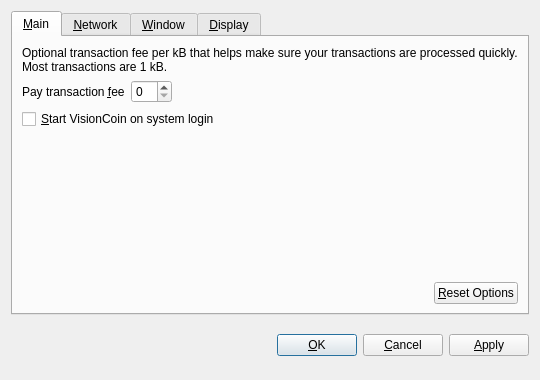
<?xml version="1.0" encoding="UTF-8"?>
<ui version="4.0">
 <class>OptionsDialog</class>
 <widget class="QDialog" name="OptionsDialog">
  <property name="geometry">
   <rect>
    <x>0</x>
    <y>0</y>
    <width>540</width>
    <height>380</height>
   </rect>
  </property>
  <property name="windowTitle">
   <string>Options</string>
  </property>
  <property name="modal">
   <bool>true</bool>
  </property>
  <layout class="QVBoxLayout" name="verticalLayout">
   <item>
    <widget class="QTabWidget" name="tabWidget">
     <property name="tabPosition">
      <enum>QTabWidget::North</enum>
     </property>
     <property name="currentIndex">
      <number>0</number>
     </property>
     <widget class="QWidget" name="tabMain">
      <attribute name="title">
       <string>&amp;Main</string>
      </attribute>
      <layout class="QVBoxLayout" name="verticalLayout_Main">
       <item>
        <widget class="QLabel" name="transactionFeeInfoLabel">
         <property name="text">
          <string>Optional transaction fee per kB that helps make sure your transactions are processed quickly. Most transactions are 1 kB.</string>
         </property>
         <property name="textFormat">
          <enum>Qt::PlainText</enum>
         </property>
         <property name="wordWrap">
          <bool>true</bool>
         </property>
        </widget>
       </item>
       <item>
        <layout class="QHBoxLayout" name="horizontalLayout_1_Main">
         <item>
          <widget class="QLabel" name="transactionFeeLabel">
           <property name="text">
            <string>Pay transaction &amp;fee</string>
           </property>
           <property name="textFormat">
            <enum>Qt::PlainText</enum>
           </property>
           <property name="buddy">
            <cstring>transactionFee</cstring>
           </property>
          </widget>
         </item>
         <item>
          <widget class="BitcoinAmountField" name="transactionFee"/>
         </item>
         <item>
          <spacer name="horizontalSpacer_1_Main">
           <property name="orientation">
            <enum>Qt::Horizontal</enum>
           </property>
           <property name="sizeHint" stdset="0">
            <size>
             <width>40</width>
             <height>20</height>
            </size>
           </property>
          </spacer>
         </item>
        </layout>
       </item>
       <item>
        <widget class="QCheckBox" name="bitcoinAtStartup">
         <property name="toolTip">
          <string>Automatically start VisionCoin after logging in to the system.</string>
         </property>
         <property name="text">
          <string>&amp;Start VisionCoin on system login</string>
         </property>
        </widget>
       </item>
       <item>
        <spacer name="verticalSpacer_Main">
         <property name="orientation">
          <enum>Qt::Vertical</enum>
         </property>
         <property name="sizeHint" stdset="0">
          <size>
           <width>20</width>
           <height>40</height>
          </size>
         </property>
        </spacer>
       </item>
       <item>
        <layout class="QHBoxLayout" name="horizontalLayout_2_Main">
         <item>
          <spacer name="horizontalSpacer_2_Main">
           <property name="orientation">
            <enum>Qt::Horizontal</enum>
           </property>
           <property name="sizeHint" stdset="0">
            <size>
             <width>40</width>
             <height>20</height>
            </size>
           </property>
          </spacer>
         </item>
         <item>
          <widget class="QPushButton" name="resetButton">
           <property name="toolTip">
            <string>Reset all client options to default.</string>
           </property>
           <property name="text">
            <string>&amp;Reset Options</string>
           </property>
           <property name="autoDefault">
            <bool>false</bool>
           </property>
          </widget>
         </item>
        </layout>
       </item>
      </layout>
     </widget>
     <widget class="QWidget" name="tabNetwork">
      <attribute name="title">
       <string>&amp;Network</string>
      </attribute>
      <layout class="QVBoxLayout" name="verticalLayout_Network">
       <item>
        <widget class="QCheckBox" name="mapPortUpnp">
         <property name="toolTip">
          <string>Automatically open the VisionCoin client port on the router. This only works when your router supports UPnP and it is enabled.</string>
         </property>
         <property name="text">
          <string>Map port using &amp;UPnP</string>
         </property>
        </widget>
       </item>
       <item>
        <widget class="QCheckBox" name="connectSocks">
         <property name="toolTip">
          <string>Connect to the VisionCoin network through a SOCKS proxy (e.g. when connecting through Tor).</string>
         </property>
         <property name="text">
          <string>&amp;Connect through SOCKS proxy:</string>
         </property>
        </widget>
       </item>
       <item>
        <layout class="QHBoxLayout" name="horizontalLayout_Network">
         <item>
          <widget class="QLabel" name="proxyIpLabel">
           <property name="text">
            <string>Proxy &amp;IP:</string>
           </property>
           <property name="textFormat">
            <enum>Qt::PlainText</enum>
           </property>
           <property name="buddy">
            <cstring>proxyIp</cstring>
           </property>
          </widget>
         </item>
         <item>
          <widget class="QValidatedLineEdit" name="proxyIp">
           <property name="maximumSize">
            <size>
             <width>140</width>
             <height>16777215</height>
            </size>
           </property>
           <property name="toolTip">
            <string>IP address of the proxy (e.g. 127.0.0.1)</string>
           </property>
          </widget>
         </item>
         <item>
          <widget class="QLabel" name="proxyPortLabel">
           <property name="text">
            <string>&amp;Port:</string>
           </property>
           <property name="textFormat">
            <enum>Qt::PlainText</enum>
           </property>
           <property name="buddy">
            <cstring>proxyPort</cstring>
           </property>
          </widget>
         </item>
         <item>
          <widget class="QLineEdit" name="proxyPort">
           <property name="maximumSize">
            <size>
             <width>55</width>
             <height>16777215</height>
            </size>
           </property>
           <property name="toolTip">
            <string>Port of the proxy (e.g. 9050)</string>
           </property>
          </widget>
         </item>
         <item>
          <widget class="QLabel" name="socksVersionLabel">
           <property name="text">
            <string>SOCKS &amp;Version:</string>
           </property>
           <property name="textFormat">
            <enum>Qt::PlainText</enum>
           </property>
           <property name="buddy">
            <cstring>socksVersion</cstring>
           </property>
          </widget>
         </item>
         <item>
          <widget class="QValueComboBox" name="socksVersion">
           <property name="toolTip">
            <string>SOCKS version of the proxy (e.g. 5)</string>
           </property>
          </widget>
         </item>
         <item>
          <spacer name="horizontalSpacer_Network">
           <property name="orientation">
            <enum>Qt::Horizontal</enum>
           </property>
           <property name="sizeHint" stdset="0">
            <size>
             <width>40</width>
             <height>20</height>
            </size>
           </property>
          </spacer>
         </item>
        </layout>
       </item>
       <item>
        <spacer name="verticalSpacer_Network">
         <property name="orientation">
          <enum>Qt::Vertical</enum>
         </property>
         <property name="sizeHint" stdset="0">
          <size>
           <width>20</width>
           <height>40</height>
          </size>
         </property>
        </spacer>
       </item>
      </layout>
     </widget>
     <widget class="QWidget" name="tabWindow">
      <attribute name="title">
       <string>&amp;Window</string>
      </attribute>
      <layout class="QVBoxLayout" name="verticalLayout_Window">
       <item>
        <widget class="QCheckBox" name="minimizeToTray">
         <property name="toolTip">
          <string>Show only a tray icon after minimizing the window.</string>
         </property>
         <property name="text">
          <string>&amp;Minimize to the tray instead of the taskbar</string>
         </property>
        </widget>
       </item>
       <item>
        <widget class="QCheckBox" name="minimizeOnClose">
         <property name="toolTip">
          <string>Minimize instead of exit the application when the window is closed. When this option is enabled, the application will be closed only after selecting Quit in the menu.</string>
         </property>
         <property name="text">
          <string>M&amp;inimize on close</string>
         </property>
        </widget>
       </item>
       <item>
        <spacer name="verticalSpacer_Window">
         <property name="orientation">
          <enum>Qt::Vertical</enum>
         </property>
         <property name="sizeHint" stdset="0">
          <size>
           <width>20</width>
           <height>40</height>
          </size>
         </property>
        </spacer>
       </item>
      </layout>
     </widget>
     <widget class="QWidget" name="tabDisplay">
      <attribute name="title">
       <string>&amp;Display</string>
      </attribute>
      <layout class="QVBoxLayout" name="verticalLayout_Display">
       <item>
        <layout class="QHBoxLayout" name="horizontalLayout_1_Display">
         <item>
          <widget class="QLabel" name="langLabel">
           <property name="text">
            <string>User Interface &amp;language:</string>
           </property>
           <property name="textFormat">
            <enum>Qt::PlainText</enum>
           </property>
           <property name="buddy">
            <cstring>lang</cstring>
           </property>
          </widget>
         </item>
         <item>
          <widget class="QValueComboBox" name="lang">
           <property name="toolTip">
            <string>The user interface language can be set here. This setting will take effect after restarting VisionCoin.</string>
           </property>
          </widget>
         </item>
        </layout>
       </item>
       <item>
        <layout class="QHBoxLayout" name="horizontalLayout_2_Display">
         <item>
          <widget class="QLabel" name="unitLabel">
           <property name="text">
            <string>&amp;Unit to show amounts in:</string>
           </property>
           <property name="textFormat">
            <enum>Qt::PlainText</enum>
           </property>
           <property name="buddy">
            <cstring>unit</cstring>
           </property>
          </widget>
         </item>
         <item>
          <widget class="QValueComboBox" name="unit">
           <property name="toolTip">
            <string>Choose the default subdivision unit to show in the interface and when sending coins.</string>
           </property>
          </widget>
         </item>
        </layout>
       </item>
       <item>
        <widget class="QCheckBox" name="displayAddresses">
         <property name="toolTip">
          <string>Whether to show VisionCoin addresses in the transaction list or not.</string>
         </property>
         <property name="text">
          <string>&amp;Display addresses in transaction list</string>
         </property>
        </widget>
       </item>
       <item>
        <widget class="QCheckBox" name="coinControlFeatures">
         <property name="toolTip">
          <string>Whether to show coin control features or not.</string>
         </property>
         <property name="text">
          <string>Display coin &amp;control features (experts only!)</string>
         </property>
        </widget>
       </item>
       <item>
        <spacer name="verticalSpacer_Display">
         <property name="orientation">
          <enum>Qt::Vertical</enum>
         </property>
         <property name="sizeHint" stdset="0">
          <size>
           <width>20</width>
           <height>40</height>
          </size>
         </property>
        </spacer>
       </item>
      </layout>
     </widget>
    </widget>
   </item>
   <item>
    <layout class="QHBoxLayout" name="horizontalLayout_Buttons">
     <item>
      <spacer name="horizontalSpacer_1">
       <property name="orientation">
        <enum>Qt::Horizontal</enum>
       </property>
       <property name="sizeHint" stdset="0">
        <size>
         <width>40</width>
         <height>48</height>
        </size>
       </property>
      </spacer>
     </item>
     <item>
      <widget class="QLabel" name="statusLabel">
       <property name="font">
        <font>
         <weight>75</weight>
         <bold>true</bold>
        </font>
       </property>
       <property name="text">
        <string/>
       </property>
       <property name="textFormat">
        <enum>Qt::PlainText</enum>
       </property>
       <property name="wordWrap">
        <bool>true</bool>
       </property>
      </widget>
     </item>
     <item>
      <spacer name="horizontalSpacer_2">
       <property name="orientation">
        <enum>Qt::Horizontal</enum>
       </property>
       <property name="sizeHint" stdset="0">
        <size>
         <width>40</width>
         <height>48</height>
        </size>
       </property>
      </spacer>
     </item>
     <item>
      <widget class="QPushButton" name="okButton">
       <property name="text">
        <string>&amp;OK</string>
       </property>
      </widget>
     </item>
     <item>
      <widget class="QPushButton" name="cancelButton">
       <property name="text">
        <string>&amp;Cancel</string>
       </property>
       <property name="autoDefault">
        <bool>false</bool>
       </property>
      </widget>
     </item>
     <item>
      <widget class="QPushButton" name="applyButton">
       <property name="text">
        <string>&amp;Apply</string>
       </property>
       <property name="autoDefault">
        <bool>false</bool>
       </property>
      </widget>
     </item>
    </layout>
   </item>
  </layout>
 </widget>
 <customwidgets>
  <customwidget>
   <class>BitcoinAmountField</class>
   <extends>QSpinBox</extends>
   <header>bitcoinamountfield.h</header>
  </customwidget>
  <customwidget>
   <class>QValueComboBox</class>
   <extends>QComboBox</extends>
   <header>qvaluecombobox.h</header>
  </customwidget>
  <customwidget>
   <class>QValidatedLineEdit</class>
   <extends>QLineEdit</extends>
   <header>qvalidatedlineedit.h</header>
  </customwidget>
 </customwidgets>
 <resources/>
 <connections/>
</ui>
